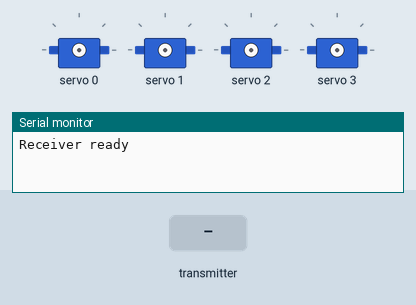
The sketch below on a simulated ESP32. Shown: 4 × servo, the last lines printed to the serial monitor. Inputs (shaded band) come from the test bench.

Above: at 2.2 s.
2.3 s: the transmitter starts sending command = 0
3.8 s: the transmitter starts sending angle1 = 45
At 4.6 s:
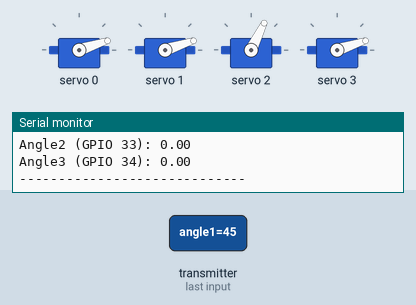
5.3 s: the transmitter starts sending angle2 = 45
At 5.8 s:
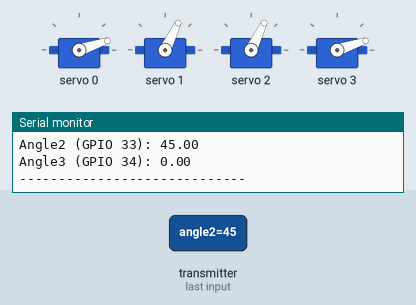
6.8 s: the transmitter starts sending angle3 = 45
At 8.0 s:
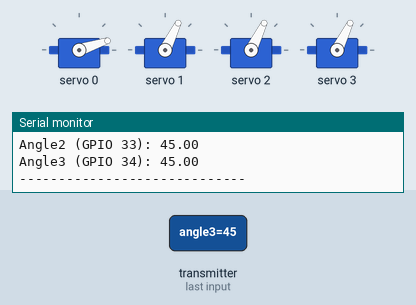
8.3 s: the transmitter starts sending angle1 = 90
At 9.3 s:
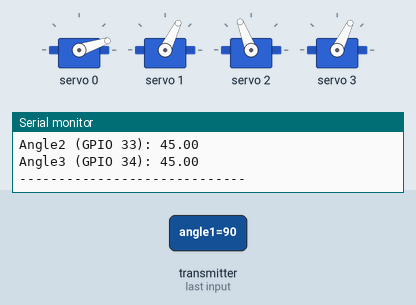
9.8 s: the transmitter starts sending angle2 = 90
At 10.4 s:
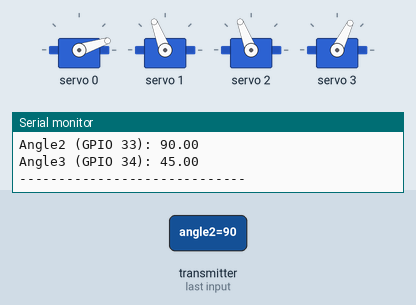
Timing chart, 0 to 12.3 s (numbered marks = the images above; inputs shaded):
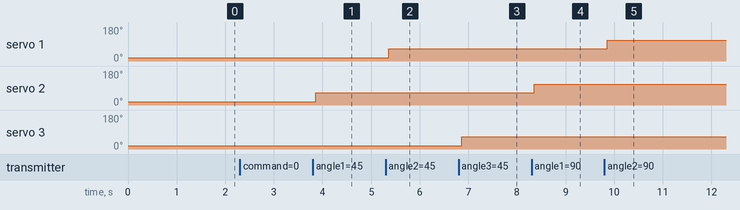

The sketch:

reciever_code.ino
```cpp
#include <Wire.h>
#include <Adafruit_PWMServoDriver.h>
#include <WiFi.h>
#include <esp_now.h>

Adafruit_PWMServoDriver pwm = Adafruit_PWMServoDriver();

#define SERVOMIN 150
#define SERVOMAX 540

typedef struct struct_message {
  int command;
  float angle1;  // Pot1 reversed (GPIO 32)
  float angle2;  // Pot2 (GPIO 33)
  float angle3;  // Pot3 (GPIO 34)
} struct_message;

struct_message receivedData;

int angleToPulse(float angle) {
  return map((int)angle, 0, 180, SERVOMIN, SERVOMAX);
}

void OnDataRecv(const esp_now_recv_info_t *info, const uint8_t *incomingData, int len) {
  memcpy(&receivedData, incomingData, sizeof(receivedData));
  Serial.println("Data received via ESP-NOW:");

  Serial.print("Command (button): "); Serial.println(receivedData.command);
  Serial.print("Angle1 (GPIO 32 reversed): "); Serial.println(receivedData.angle1);
  Serial.print("Angle2 (GPIO 33): "); Serial.println(receivedData.angle2);
  Serial.print("Angle3 (GPIO 34): "); Serial.println(receivedData.angle3);
  Serial.println("-----------------------------");

  // Apply values to correct channels:
  pwm.setPWM(0, 0, angleToPulse(receivedData.command));  // Button
  pwm.setPWM(1, 0, angleToPulse(receivedData.angle2));   // Pot2 → Channel 1
  pwm.setPWM(2, 0, angleToPulse(receivedData.angle1));   // Pot1 reversed → Channel 2
  pwm.setPWM(3, 0, angleToPulse(receivedData.angle3));   // Pot3 → Channel 3
}

void setup() {
  Serial.begin(115200);
  pwm.begin();
  pwm.setPWMFreq(50);
  delay(1000);

  WiFi.mode(WIFI_STA);
  WiFi.disconnect();

  if (esp_now_init() != ESP_OK) {
    Serial.println("ESP-NOW init failed");
    return;
  }

  esp_now_register_recv_cb(OnDataRecv);
  Serial.println("Receiver ready");
}

void loop() {
  // No logic here; all handled in callback
}
```

Measured:
- after the input at 3.8 s, servo 2: 18° → 64° after 0.06 s
- after the input at 5.3 s, servo 1: 18° → 64° after 0.06 s
- after the input at 6.8 s, servo 3: 18° → 64° after 0.06 s
- after the input at 8.3 s, servo 2: 64° → 111° after 0.06 s
- after the input at 9.8 s, servo 1: 64° → 111° after 0.06 s
